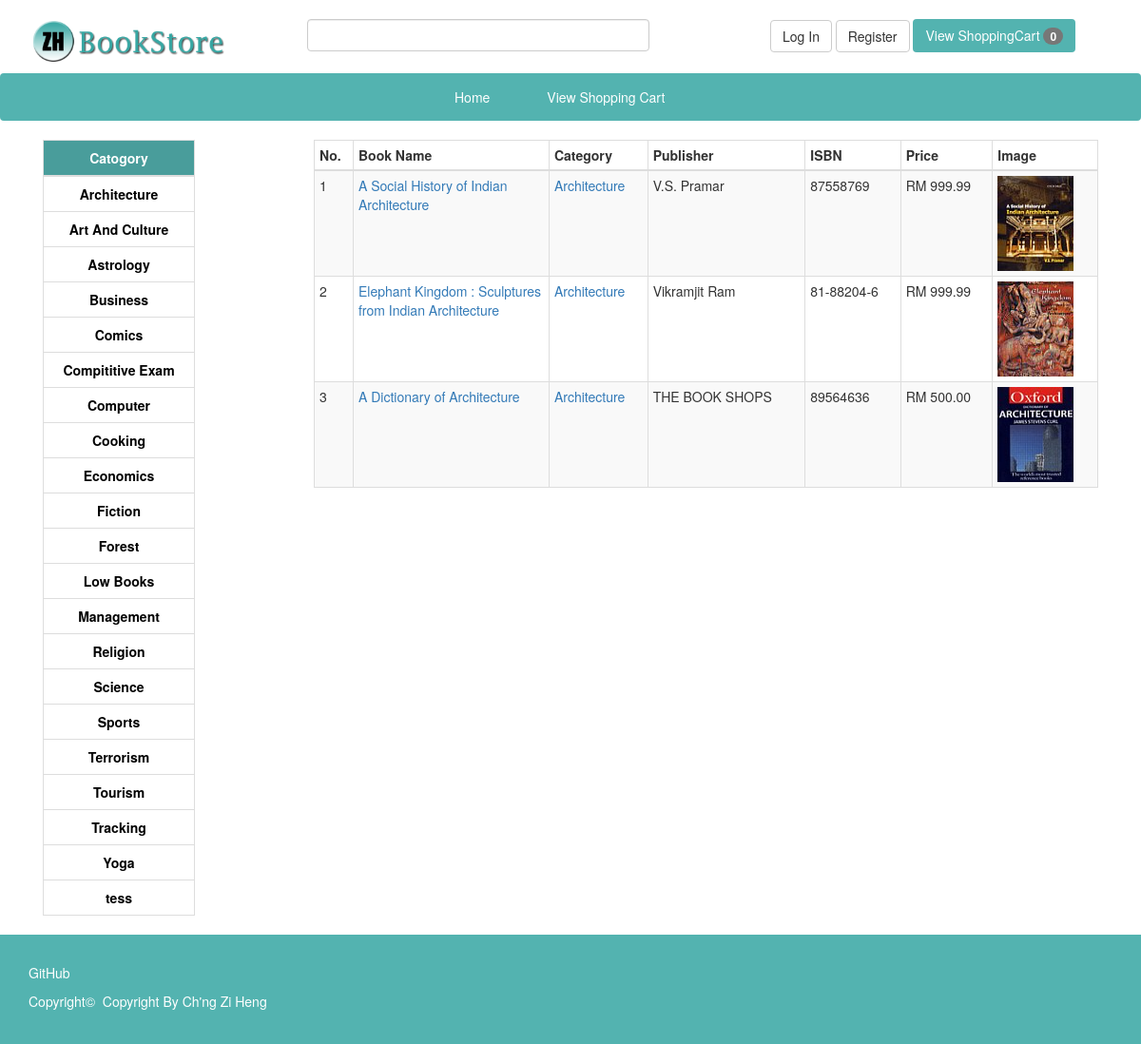
Page /rec/viewcategory.php?q=1 on the committed database.
### tables this page shows
CREATE TABLE IF NOT EXISTS `category` (
  `cat_id` int(4) NOT NULL,
  `cat_name` varchar(30) NOT NULL
);

CREATE TABLE IF NOT EXISTS `book` (
  `book_id` int(4) NOT NULL,
  `book_name` varchar(60) NOT NULL,
  `book_cate` varchar(25) NOT NULL,
  `book_descrip` longtext NOT NULL,
  `book_publisher` varchar(40) NOT NULL,
  `book_edition` varchar(20) NOT NULL,
  `book_isbn` varchar(13) NOT NULL,
  `book_page` int(5) NOT NULL,
  `book_price` float(5,2) NOT NULL,
  `book_stock` int(10) unsigned NOT NULL
);

### rec/viewcategory.php (the view, shortened to what this page needs)
<?php
include'bootstrap.php';
include'top.php';
 ?>
 <div class="col-sm-2 col-xs-3">
<?php include'category.php'; ?>
</div>
<?php
	require_once'../php/config.php';
	$id = $_GET['q'];
	$no=0;
	$sql = "SELECT b.book_name,b.book_cate,c.cat_name,b.book_publisher,b.book_isbn,b.book_price	 FROM book b INNER JOIN category c WHERE b.book_cate = '$id' AND b.book_cate = c.cat_id ORDER BY cat_name";
	$result2 = $conn->query($sql);
	$count = $result2->num_rows;
	if($count!=0){
 ?>
<div class="col-sm-9 col-xs-8 col-xs-offset-1">
	<table class="table table-striped table-bordered table-condensed">
		<thead>
			<tr>
				<th>No.</th>
				<th>Book Name</th>
				<th>Category</th>
				<th>Publisher</th>
				<th>ISBN</th>
				<th>Price</th>
				<th>Image</th>
			</tr>
		</thead>
		<tbody>
			<?php
				while ($row2 = $result2->fetch_assoc()) {
					++$no;
			 ?>
			 <tr>
			 	<td><?php echo $no; ?></td>
			 	<td width="25%"><a href="viewBookDetail.php?q=<?php echo $row2['book_isbn']; ?>"><?php echo $row2['book_name'] ?></a></td>
			 	<td><a href="viewcategory.php?q=<?php echo $row2['book_cate']; ?>"><?php echo $row2['cat_name']; ?></a></td>
			 	<td><?php echo $row2['book_publisher']; ?></td>
			 	<td><?php echo $row2['book_isbn']; ?></td><td>RM&nbsp;<?php echo $row2['book_price']; ?></td>
			 	<td><img src="../img/books/<?php echo $row2['book_isbn']?>.jpg" width="80px" height="100px"></td>
			 </tr>
			 <?php
			 	}
			  ?>
		</tbody>
	</table>
</div>
<?php
	}else{
 ?>
<h2 class="text-center">No book available in this category yet.</h2>
<?php
	}
	include'footer.php';
?>

### rec/category.php
<table class="table table-bordered category">
	<thead>
		<tr>
			<th>Catogory</th>
		</tr>
	</thead>
	<tbody>
	<?php
		require_once '../php/config.php';
		$sql = 	"SELECT * FROM category ORDER BY cat_name";
		$result = $conn->query($sql);
		while($row = $result->fetch_assoc()){
	 ?>
		<tr>
			<td><a href="viewcategory.php?q=<?php echo $row['cat_id']; ?>"><?php echo $row['cat_name']; ?></a></td>
		</tr>
	<?php
		}
	 ?>
	</tbody>
</table>

### css/myStyle.css (style rules this page uses)
.category thead { background-color: #499D9B; color: #fff; }
.category td,.category th { font-weight: 600; text-align: center; }
.category td a { color: black; }

### rows in the picture
category: cat_name "Architecture"
category: cat_name "Art And Culture"
category: cat_name "Astrology"
category: cat_name "Business"
category: cat_name "Comics"
category: cat_name "Compititive Exam"
category: cat_name "Computer"
category: cat_name "Cooking"
category: cat_name "Economics"
category: cat_name "Fiction"
category: cat_name "Forest"
category: cat_name "Low Books"
category: cat_name "Management"
category: cat_name "Religion"
category: cat_name "Science"
category: cat_name "Sports"
category: cat_name "Terrorism"
category: cat_name "Tourism"
category: cat_name "Tracking"
category: cat_name "Yoga"
category: cat_name "tess"
book: book_name "A Social History of Indian Architecture", category.cat_name "Architecture", book_publisher "V.S. Pramar", book_isbn "87558769", book_price "999.99", book_isbn (picture)
book: book_name "Elephant Kingdom : Sculptures from Indian Architecture", category.cat_name "Architecture", book_publisher "Vikramjit Ram", book_isbn "81-88204-6", book_price "999.99", book_isbn (picture)
book: book_name "A Dictionary of Architecture", category.cat_name "Architecture", book_publisher "THE BOOK SHOPS", book_isbn "89564636", book_price "500.00", book_isbn (picture)

### other values in the picture
$_SESSION['items'] "0"
